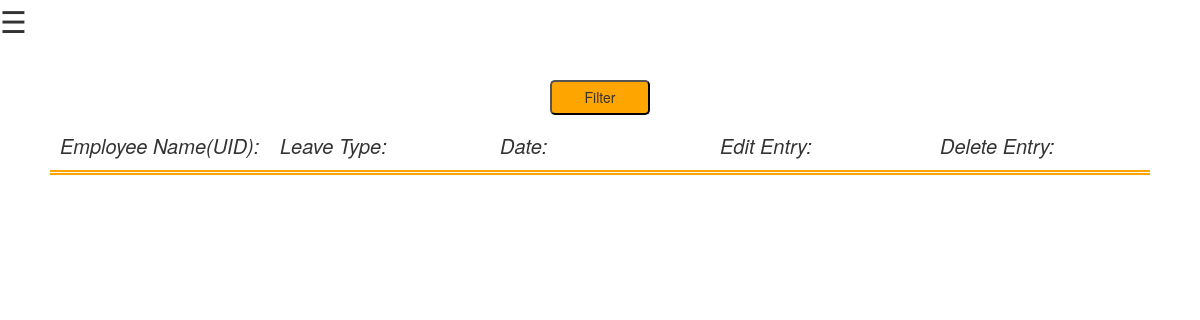
The app's page /tracker/showtracker/, older data.
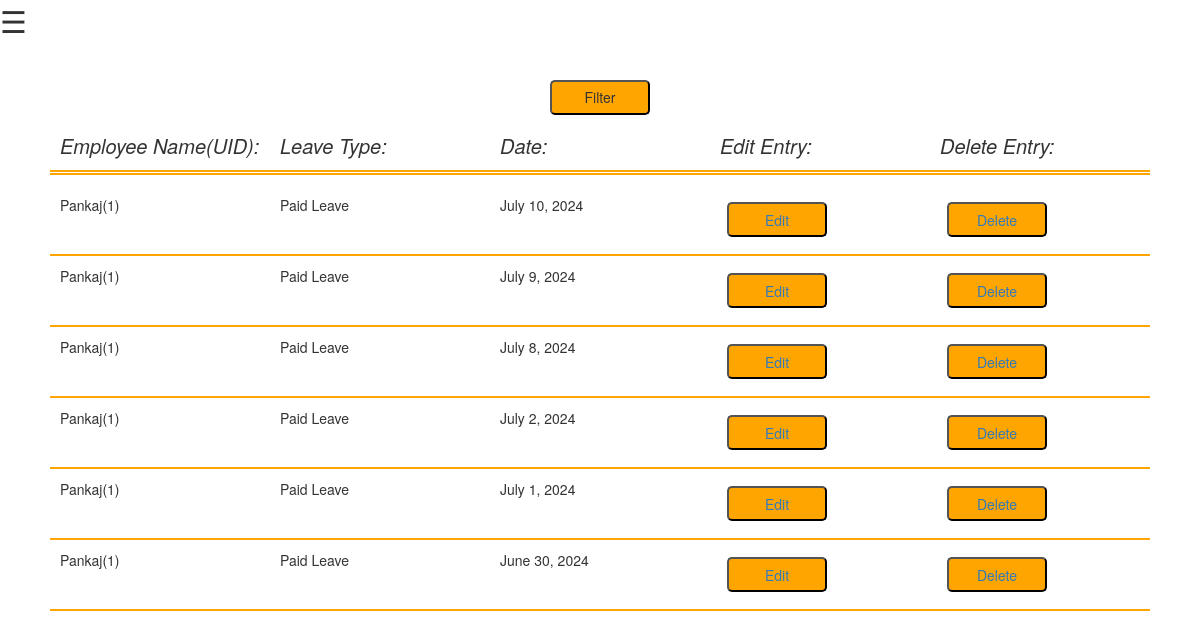
The same page, newer data.
### tracker/models.py (models this page shows, shortened)
class Tracker(models.Model):
    tracker_id=models.AutoField(primary_key=True)
    employee= models.ForeignKey(Employee,on_delete=models.CASCADE)
    leave=models.ForeignKey(Leave,on_delete=models.CASCADE)
    date=models.DateField()
    class Meta:
        constraints=[
            models.UniqueConstraint(fields=['employee','date'],name='composite_primary_key')
        ]

### manager/models.py (models this page shows, shortened)
class Employee(models.Model):
    employee_uid = models.CharField(max_length=10, primary_key=True)
    employee_name=models.CharField(max_length=100)

class Leave(models.Model):
    leave_name=models.CharField(max_length=20, primary_key=True)
    leave_color=models.CharField(max_length=10)
    leave_alias=models.CharField(max_length=5,default='ALS')

### tracker/views.py (the view)
# urls.py: path('showtracker/',views.ShowTracker),
def ShowTracker(request):
    data=Tracker.objects.all().order_by("employee__employee_name","-date")
    leaves=Leave.objects.all()
    return render(request,'tracker/ShowTracker.html',{'data':data,'leaves':leaves})

### Template/tracker/ShowTracker.html (shortened to what this page needs)
{% extends 'tracker/Tracker_Basic.html' %}
    {% block head %}
    <link rel="stylesheet" href="/static/CSS/showitem.css" />
    <link rel="stylesheet" href="/static/CSS/formcss.css" />
    <link rel="stylesheet" href="/static/CSS/dropdown.css" />
    <link rel="stylesheet" href="https://maxcdn.bootstrapcdn.com/bootstrap/3.4.1/css/bootstrap.min.css">
    <link rel="stylesheet" href="/static/CSS/mymodel.css" />
{% endblock %}
{% block body %}
<div class="maindiv">
  <button type="button" data-toggle="modal" data-target="#FilterModal">Filter</button>
<div class="ttl row">
    <div class="col">
        Employee Name(UID):
    </div>
    <div class="col">
        Leave Type:
    </div>
    <div class="col">
        Date:
    </div>
    <div class="col">
        Edit Entry:
    </div>
    <div class="col">
        Delete Entry:
    </div>
</div>
{% for d in data %}
<div class="row">
    <div class="col">
        {{d.employee.employee_name}}({{d.employee.employee_uid}})
    </div>
    <div class="col">
        {{d.leave.leave_name}}
    </div>
    <div class="col">
        {{d.date}}
    </div>
    <div class="col">
        <a href="#" ><button type="button" data='{"tracker_id":"{{d.tracker_id}}","employee_name":"{{d.employee.employee_name}}","employee_uid":"{{d.employee.employee_uid}}","leave_name":"{{d.leave.leave_name}}","date_day":"{{d.date.day}}","date_month":"{{d.date.month}}","date_year":"{{d.date.year}}"}' data-toggle="modal" data-target="#myModal" class="edit_entry" >Edit</button></a>
    </div>
    <div class="col">
        <a href="/tracker/deleteentry/{{d.tracker_id}}" onclick="return confirm('Are you sure you want to delete this entry')"><button type="button" >Delete</button></a>
    </div>
</div>
{% endfor %}
</div>
{% endblock %}

### Template/tracker/Tracker_Basic.html (shortened to what this page needs)
<!DOCTYPE html>
<html>
<head>
  <link rel="stylesheet" href="https://maxcdn.bootstrapcdn.com/bootstrap/3.4.1/css/bootstrap.min.css">
{% block head %}
{% endblock %}
</head>
<body>
<span style="font-size:30px;cursor:pointer" onclick="openNav()">&#9776; </span>
{% block body %}  {% endblock %}
</body>
</html>

### static/CSS/showitem.css (style rules this page uses)
* { padding: 0; margin: 0; }
body { background: rgb(230, 228, 228); color: rgb(0, 0, 0); font-family:sans-serif,monospace; }
.maindiv { display: flex; flex-direction: column; align-items: center; margin-top: 30px; }
button { background-color: orange; border-radius: 5px; color:white; width:100px; height: 35px; margin: 0 10px; }
.row { display:flex; justify-content:space-around; border-bottom:2px double orange; }
.col { width: 200px; overflow: auto; white-space:nowrap; margin:10px }
.ttl { margin-bottom: 3px; border-bottom:5px double orange; font-size:20px; font-style:oblique }

### static/CSS/formcss.css (style rules this page uses)
* { margin: 0; }
button { background-color: orange; border-radius: 5px; color:white; width:100px; height: 35px; margin-top: 10px; margin-left: 30; }
.ttl { margin-bottom: 10px; }

### static/CSS/mymodel.css (style rules this page uses)
button, html input[type="button"], input[type="reset"], input[type="submit"] { -webkit-appearance: button; cursor: pointer; margin: 7px; }

### Template/tracker/Tracker_Basic.html (style rules this page uses)
body { font-family: "Lato", sans-serif; background-color: rgb(245, 245, 245); }

Row changes from the older to the newer data that the page shows:
added Tracker: employee.employee_name "Pankaj", employee.employee_uid "1", leave.leave_name "Paid Leave", date "July 10, 2024"
added Tracker: employee.employee_name "Pankaj", employee.employee_uid "1", leave.leave_name "Paid Leave", date "July 9, 2024"
added Tracker: employee.employee_name "Pankaj", employee.employee_uid "1", leave.leave_name "Paid Leave", date "July 8, 2024"
added Tracker: employee.employee_name "Pankaj", employee.employee_uid "1", leave.leave_name "Paid Leave", date "July 2, 2024"
added Tracker: employee.employee_name "Pankaj", employee.employee_uid "1", leave.leave_name "Paid Leave", date "July 1, 2024"
added Tracker: employee.employee_name "Pankaj", employee.employee_uid "1", leave.leave_name "Paid Leave", date "June 30, 2024"
